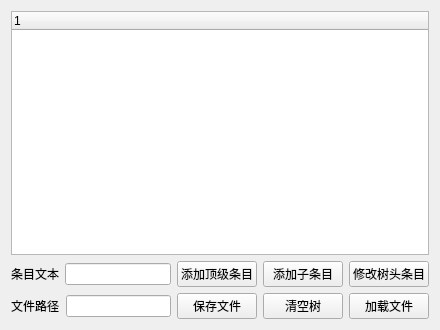
<?xml version="1.0" encoding="UTF-8"?>
<ui version="4.0">
 <class>Widget</class>
 <widget class="QWidget" name="Widget">
  <property name="geometry">
   <rect>
    <x>0</x>
    <y>0</y>
    <width>440</width>
    <height>330</height>
   </rect>
  </property>
  <property name="windowTitle">
   <string>Widget</string>
  </property>
  <layout class="QVBoxLayout" name="verticalLayout">
   <item>
    <widget class="QTreeWidget" name="treeWidget">
     <column>
      <property name="text">
       <string notr="true">1</string>
      </property>
     </column>
    </widget>
   </item>
   <item>
    <layout class="QHBoxLayout" name="horizontalLayout">
     <item>
      <widget class="QLabel" name="label">
       <property name="text">
        <string>条目文本</string>
       </property>
      </widget>
     </item>
     <item>
      <widget class="QLineEdit" name="lineEditItemText"/>
     </item>
     <item>
      <widget class="QPushButton" name="pushButtonAddTop">
       <property name="text">
        <string>添加顶级条目</string>
       </property>
      </widget>
     </item>
     <item>
      <widget class="QPushButton" name="pushButtonAddChild">
       <property name="text">
        <string>添加子条目</string>
       </property>
      </widget>
     </item>
     <item>
      <widget class="QPushButton" name="pushButtonEditHeader">
       <property name="text">
        <string>修改树头条目</string>
       </property>
      </widget>
     </item>
    </layout>
   </item>
   <item>
    <layout class="QHBoxLayout" name="horizontalLayout_2">
     <item>
      <widget class="QLabel" name="label_2">
       <property name="text">
        <string>文件路径</string>
       </property>
      </widget>
     </item>
     <item>
      <widget class="QLineEdit" name="lineEditFileName"/>
     </item>
     <item>
      <widget class="QPushButton" name="pushButtonSaveFile">
       <property name="text">
        <string>保存文件</string>
       </property>
      </widget>
     </item>
     <item>
      <widget class="QPushButton" name="pushButtonClearTree">
       <property name="text">
        <string>清空树</string>
       </property>
      </widget>
     </item>
     <item>
      <widget class="QPushButton" name="pushButtonLoadFile">
       <property name="text">
        <string>加载文件</string>
       </property>
      </widget>
     </item>
    </layout>
   </item>
  </layout>
 </widget>
 <resources/>
 <connections/>
</ui>
